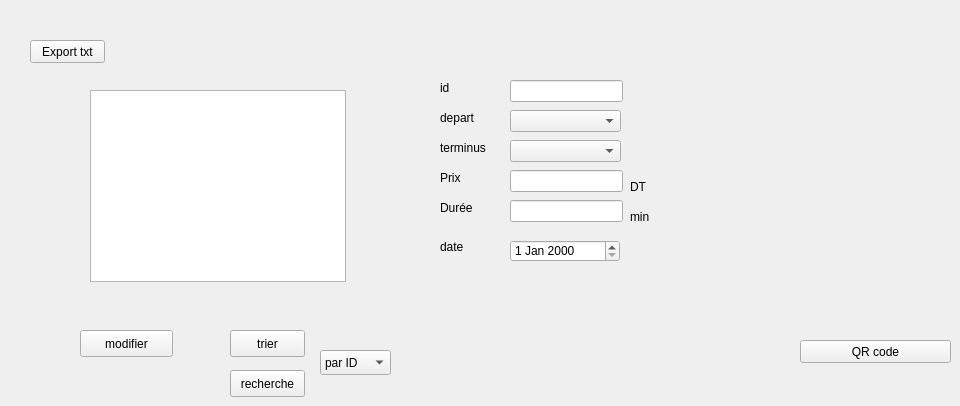
      <widget class="QWidget" name="widget_3">
       <attribute name="title">
        <string>Affichage/Gestion trajet</string>
       </attribute>
       <widget class="QTableView" name="tableView_2">
        <property name="geometry">
         <rect>
          <x>90</x>
          <y>90</y>
          <width>256</width>
          <height>192</height>
         </rect>
        </property>
       </widget>
       <widget class="QPushButton" name="modifier">
        <property name="geometry">
         <rect>
          <x>80</x>
          <y>330</y>
          <width>93</width>
          <height>27</height>
         </rect>
        </property>
        <property name="text">
         <string>modifier</string>
        </property>
       </widget>
       <widget class="QLabel" name="label_45">
        <property name="geometry">
         <rect>
          <x>440</x>
          <y>80</y>
          <width>56</width>
          <height>16</height>
         </rect>
        </property>
        <property name="text">
         <string>id</string>
        </property>
       </widget>
       <widget class="QLabel" name="label_46">
        <property name="geometry">
         <rect>
          <x>440</x>
          <y>170</y>
          <width>56</width>
          <height>16</height>
         </rect>
        </property>
        <property name="text">
         <string>Prix</string>
        </property>
       </widget>
       <widget class="QLabel" name="label_47">
        <property name="geometry">
         <rect>
          <x>440</x>
          <y>110</y>
          <width>56</width>
          <height>16</height>
         </rect>
        </property>
        <property name="text">
         <string>depart</string>
        </property>
       </widget>
       <widget class="QLabel" name="label_48">
        <property name="geometry">
         <rect>
          <x>440</x>
          <y>200</y>
          <width>91</width>
          <height>16</height>
         </rect>
        </property>
        <property name="text">
         <string>Durée</string>
        </property>
       </widget>
       <widget class="QLabel" name="label_49">
        <property name="geometry">
         <rect>
          <x>440</x>
          <y>140</y>
          <width>56</width>
          <height>16</height>
         </rect>
        </property>
        <property name="text">
         <string>terminus</string>
        </property>
       </widget>
       <widget class="QLineEdit" name="lineEdit_id_2">
        <property name="geometry">
         <rect>
          <x>510</x>
          <y>80</y>
          <width>113</width>
          <height>22</height>
         </rect>
        </property>
       </widget>
       <widget class="QLineEdit" name="lineEdit_code_2">
        <property name="geometry">
         <rect>
          <x>510</x>
          <y>170</y>
          <width>113</width>
          <height>22</height>
         </rect>
        </property>
       </widget>
       <widget class="QLineEdit" name="lineEdit_red">
        <property name="geometry">
         <rect>
          <x>510</x>
          <y>200</y>
          <width>113</width>
          <height>22</height>
         </rect>
        </property>
       </widget>
       <widget class="QPushButton" name="pushButton_trier_trajet">
        <property name="geometry">
         <rect>
          <x>230</x>
          <y>330</y>
          <width>75</width>
          <height>27</height>
         </rect>
        </property>
        <property name="text">
         <string>trier</string>
        </property>
       </widget>
       <widget class="QComboBox" name="comboBox_2">
        <property name="geometry">
         <rect>
          <x>320</x>
          <y>350</y>
          <width>71</width>
          <height>25</height>
         </rect>
        </property>
        <item>
         <property name="text">
          <string>par ID</string>
         </property>
        </item>
        <item>
         <property name="text">
          <string>par prix</string>
         </property>
        </item>
        <item>
         <property name="text">
          <string>par durée</string>
         </property>
        </item>
       </widget>
       <widget class="QPushButton" name="pushButton_rechercher_trajet">
        <property name="geometry">
         <rect>
          <x>230</x>
          <y>370</y>
          <width>75</width>
          <height>27</height>
         </rect>
        </property>
        <property name="text">
         <string>recherche</string>
        </property>
       </widget>
       <widget class="QDateEdit" name="dateEdit_2">
        <property name="geometry">
         <rect>
          <x>510</x>
          <y>240</y>
          <width>110</width>
          <height>22</height>
         </rect>
        </property>
       </widget>
       <widget class="QLabel" name="label_50">
        <property name="geometry">
         <rect>
          <x>440</x>
          <y>240</y>
          <width>47</width>
          <height>14</height>
         </rect>
        </property>
        <property name="text">
         <string>date</string>
        </property>
       </widget>
       <widget class="QPushButton" name="pushButton_exporter_trajet">
        <property name="geometry">
         <rect>
          <x>30</x>
          <y>40</y>
          <width>75</width>
          <height>23</height>
         </rect>
        </property>
        <property name="text">
         <string>Export txt</string>
        </property>
       </widget>
       <widget class="QPushButton" name="pushButton_qrcode_trajet">
        <property name="geometry">
         <rect>
          <x>800</x>
          <y>340</y>
          <width>151</width>
          <height>23</height>
         </rect>
        </property>
        <property name="text">
         <string>QR code</string>
        </property>
       </widget>
       <widget class="QComboBox" name="comboBox_5">
        <property name="geometry">
         <rect>
          <x>510</x>
          <y>140</y>
          <width>111</width>
          <height>22</height>
         </rect>
        </property>
       </widget>
       <widget class="QComboBox" name="comboBox_6">
        <property name="geometry">
         <rect>
          <x>510</x>
          <y>110</y>
          <width>111</width>
          <height>22</height>
         </rect>
        </property>
       </widget>
       <widget class="QLabel" name="label_51">
        <property name="geometry">
         <rect>
          <x>630</x>
          <y>210</y>
          <width>47</width>
          <height>14</height>
         </rect>
        </property>
        <property name="text">
         <string>min</string>
        </property>
       </widget>
       <widget class="QLabel" name="label_52">
        <property name="geometry">
         <rect>
          <x>630</x>
          <y>180</y>
          <width>47</width>
          <height>14</height>
         </rect>
        </property>
        <property name="text">
         <string>DT</string>
        </property>
       </widget>
       <widget class="QLabel" name="label_qrcode">
        <property name="geometry">
         <rect>
          <x>810</x>
          <y>180</y>
          <width>131</width>
          <height>141</height>
         </rect>
        </property>
        <property name="text">
         <string/>
        </property>
       </widget>
      </widget>
